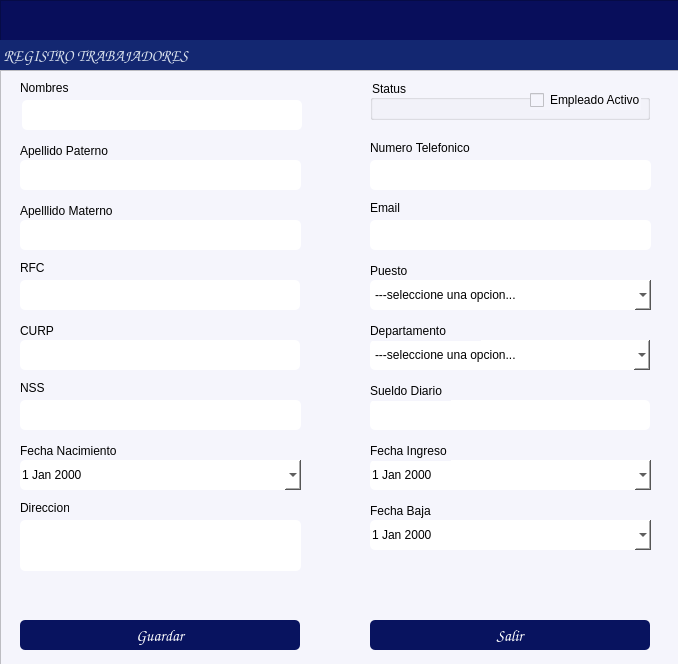
<?xml version="1.0" encoding="UTF-8"?>
<ui version="4.0">
 <class>formClientes</class>
 <widget class="QDialog" name="formClientes">
  <property name="windowModality">
   <enum>Qt::WindowModality::ApplicationModal</enum>
  </property>
  <property name="geometry">
   <rect>
    <x>0</x>
    <y>0</y>
    <width>678</width>
    <height>664</height>
   </rect>
  </property>
  <property name="windowTitle">
   <string/>
  </property>
  <property name="styleSheet">
   <string notr="true">background-color: rgb(245, 245, 252);</string>
  </property>
  <widget class="QFrame" name="frame">
   <property name="geometry">
    <rect>
     <x>0</x>
     <y>0</y>
     <width>681</width>
     <height>71</height>
    </rect>
   </property>
   <property name="maximumSize">
    <size>
     <width>16777215</width>
     <height>16777215</height>
    </size>
   </property>
   <property name="styleSheet">
    <string notr="true">background-color: rgb(8, 14, 91);</string>
   </property>
   <property name="frameShape">
    <enum>QFrame::Shape::StyledPanel</enum>
   </property>
   <property name="frameShadow">
    <enum>QFrame::Shadow::Raised</enum>
   </property>
   <widget class="QLabel" name="label_6">
    <property name="geometry">
     <rect>
      <x>0</x>
      <y>40</y>
      <width>832</width>
      <height>31</height>
     </rect>
    </property>
    <property name="font">
     <font>
      <family>Comic Sans MS</family>
      <pointsize>12</pointsize>
      <bold>true</bold>
     </font>
    </property>
    <property name="styleSheet">
     <string notr="true">color: rgb(255, 255, 255);
background-color: rgb(19, 39, 113);
color: rgb(255, 78, 2);
color: rgb(216, 224, 236);</string>
    </property>
    <property name="text">
     <string> REGISTRO TRABAJADORES </string>
    </property>
    <property name="alignment">
     <set>Qt::AlignmentFlag::AlignLeading|Qt::AlignmentFlag::AlignLeft|Qt::AlignmentFlag::AlignVCenter</set>
    </property>
   </widget>
  </widget>
  <widget class="QFrame" name="frame_2">
   <property name="geometry">
    <rect>
     <x>0</x>
     <y>70</y>
     <width>681</width>
     <height>631</height>
    </rect>
   </property>
   <property name="styleSheet">
    <string notr="true">background-color: rgb(255, 255, 255);
background-color: rgb(245, 245, 252);</string>
   </property>
   <property name="frameShape">
    <enum>QFrame::Shape::StyledPanel</enum>
   </property>
   <property name="frameShadow">
    <enum>QFrame::Shadow::Raised</enum>
   </property>
   <widget class="QLineEdit" name="txtNombres">
    <property name="geometry">
     <rect>
      <x>22</x>
      <y>30</y>
      <width>280</width>
      <height>30</height>
     </rect>
    </property>
    <property name="styleSheet">
     <string notr="true">background-color: rgb(255, 255, 255);
border-radius:5px;</string>
    </property>
    <property name="cursorPosition">
     <number>0</number>
    </property>
    <property name="alignment">
     <set>Qt::AlignmentFlag::AlignBottom|Qt::AlignmentFlag::AlignLeading|Qt::AlignmentFlag::AlignLeft</set>
    </property>
   </widget>
   <widget class="QLabel" name="label_4">
    <property name="geometry">
     <rect>
      <x>20</x>
      <y>250</y>
      <width>49</width>
      <height>21</height>
     </rect>
    </property>
    <property name="text">
     <string>CURP</string>
    </property>
   </widget>
   <widget class="QTextEdit" name="txtDireccion">
    <property name="geometry">
     <rect>
      <x>20</x>
      <y>450</y>
      <width>281</width>
      <height>51</height>
     </rect>
    </property>
    <property name="styleSheet">
     <string notr="true">background-color: rgb(255, 255, 255);
border-radius:5px;</string>
    </property>
   </widget>
   <widget class="QComboBox" name="cmbDepto">
    <property name="enabled">
     <bool>true</bool>
    </property>
    <property name="geometry">
     <rect>
      <x>370</x>
      <y>270</y>
      <width>280</width>
      <height>30</height>
     </rect>
    </property>
    <property name="styleSheet">
     <string notr="true">background-color: rgb(255, 255, 255);
border-radius:5px;</string>
    </property>
    <item>
     <property name="text">
      <string>---seleccione una opcion...</string>
     </property>
    </item>
    <item>
     <property name="text">
      <string>Administracion</string>
     </property>
    </item>
    <item>
     <property name="text">
      <string>Contabilidad</string>
     </property>
    </item>
    <item>
     <property name="text">
      <string>Limpieza</string>
     </property>
    </item>
    <item>
     <property name="text">
      <string>Seguridad</string>
     </property>
    </item>
    <item>
     <property name="text">
      <string>Mantenimiento</string>
     </property>
    </item>
    <item>
     <property name="text">
      <string>Mercadotecnia</string>
     </property>
    </item>
    <item>
     <property name="text">
      <string>Finanzas</string>
     </property>
    </item>
    <item>
     <property name="text">
      <string>Legal</string>
     </property>
    </item>
   </widget>
   <widget class="QLabel" name="label_3">
    <property name="geometry">
     <rect>
      <x>370</x>
      <y>250</y>
      <width>111</width>
      <height>21</height>
     </rect>
    </property>
    <property name="text">
     <string>Departamento</string>
    </property>
   </widget>
   <widget class="QLabel" name="label_8">
    <property name="geometry">
     <rect>
      <x>20</x>
      <y>430</y>
      <width>49</width>
      <height>16</height>
     </rect>
    </property>
    <property name="text">
     <string>Direccion</string>
    </property>
   </widget>
   <widget class="QGroupBox" name="groupBox">
    <property name="geometry">
     <rect>
      <x>370</x>
      <y>10</y>
      <width>280</width>
      <height>40</height>
     </rect>
    </property>
    <property name="styleSheet">
     <string notr="true"/>
    </property>
    <property name="title">
     <string>Status</string>
    </property>
    <widget class="QCheckBox" name="checkBoxStatus">
     <property name="geometry">
      <rect>
       <x>160</x>
       <y>10</y>
       <width>111</width>
       <height>20</height>
      </rect>
     </property>
     <property name="styleSheet">
      <string notr="true">border-color: rgb(0, 0, 0);</string>
     </property>
     <property name="text">
      <string>Empleado Activo</string>
     </property>
    </widget>
   </widget>
   <widget class="QLabel" name="label_5">
    <property name="geometry">
     <rect>
      <x>20</x>
      <y>130</y>
      <width>111</width>
      <height>21</height>
     </rect>
    </property>
    <property name="text">
     <string>Apelllido Materno</string>
    </property>
   </widget>
   <widget class="QLabel" name="label_7">
    <property name="geometry">
     <rect>
      <x>370</x>
      <y>130</y>
      <width>41</width>
      <height>16</height>
     </rect>
    </property>
    <property name="text">
     <string>Email</string>
    </property>
   </widget>
   <widget class="QLabel" name="label_9">
    <property name="geometry">
     <rect>
      <x>370</x>
      <y>70</y>
      <width>111</width>
      <height>16</height>
     </rect>
    </property>
    <property name="text">
     <string>Numero Telefonico</string>
    </property>
   </widget>
   <widget class="QLineEdit" name="txtRFC">
    <property name="geometry">
     <rect>
      <x>20</x>
      <y>210</y>
      <width>280</width>
      <height>30</height>
     </rect>
    </property>
    <property name="styleSheet">
     <string notr="true">background-color: rgb(255, 255, 255);
border-radius:5px;
</string>
    </property>
    <property name="alignment">
     <set>Qt::AlignmentFlag::AlignBottom|Qt::AlignmentFlag::AlignLeading|Qt::AlignmentFlag::AlignLeft</set>
    </property>
   </widget>
   <widget class="QLineEdit" name="txtApellidoM">
    <property name="geometry">
     <rect>
      <x>20</x>
      <y>150</y>
      <width>281</width>
      <height>30</height>
     </rect>
    </property>
    <property name="styleSheet">
     <string notr="true">background-color: rgb(255, 255, 255);
border-radius:5px;</string>
    </property>
    <property name="alignment">
     <set>Qt::AlignmentFlag::AlignBottom|Qt::AlignmentFlag::AlignLeading|Qt::AlignmentFlag::AlignLeft</set>
    </property>
   </widget>
   <widget class="QLineEdit" name="txtCel">
    <property name="geometry">
     <rect>
      <x>370</x>
      <y>90</y>
      <width>281</width>
      <height>30</height>
     </rect>
    </property>
    <property name="styleSheet">
     <string notr="true">background-color: rgb(255, 255, 255);
border-radius:5px;</string>
    </property>
    <property name="alignment">
     <set>Qt::AlignmentFlag::AlignBottom|Qt::AlignmentFlag::AlignLeading|Qt::AlignmentFlag::AlignLeft</set>
    </property>
   </widget>
   <widget class="QLineEdit" name="txtEmail">
    <property name="geometry">
     <rect>
      <x>370</x>
      <y>150</y>
      <width>281</width>
      <height>30</height>
     </rect>
    </property>
    <property name="styleSheet">
     <string notr="true">background-color: rgb(255, 255, 255);
border-radius:5px;</string>
    </property>
    <property name="alignment">
     <set>Qt::AlignmentFlag::AlignBottom|Qt::AlignmentFlag::AlignLeading|Qt::AlignmentFlag::AlignLeft</set>
    </property>
   </widget>
   <widget class="QLineEdit" name="txtCURP">
    <property name="geometry">
     <rect>
      <x>20</x>
      <y>270</y>
      <width>280</width>
      <height>30</height>
     </rect>
    </property>
    <property name="styleSheet">
     <string notr="true">background-color: rgb(255, 255, 255);
border-radius:5px;</string>
    </property>
    <property name="alignment">
     <set>Qt::AlignmentFlag::AlignBottom|Qt::AlignmentFlag::AlignLeading|Qt::AlignmentFlag::AlignLeft</set>
    </property>
   </widget>
   <widget class="QLabel" name="label_10">
    <property name="geometry">
     <rect>
      <x>20</x>
      <y>10</y>
      <width>111</width>
      <height>16</height>
     </rect>
    </property>
    <property name="text">
     <string>Nombres</string>
    </property>
   </widget>
   <widget class="QLabel" name="label_11">
    <property name="geometry">
     <rect>
      <x>20</x>
      <y>190</y>
      <width>31</width>
      <height>16</height>
     </rect>
    </property>
    <property name="text">
     <string>RFC</string>
    </property>
   </widget>
   <widget class="QLabel" name="label_12">
    <property name="geometry">
     <rect>
      <x>370</x>
      <y>190</y>
      <width>111</width>
      <height>21</height>
     </rect>
    </property>
    <property name="text">
     <string>Puesto</string>
    </property>
   </widget>
   <widget class="QComboBox" name="cmbPuesto">
    <property name="enabled">
     <bool>true</bool>
    </property>
    <property name="geometry">
     <rect>
      <x>370</x>
      <y>210</y>
      <width>281</width>
      <height>30</height>
     </rect>
    </property>
    <property name="styleSheet">
     <string notr="true">background-color: rgb(255, 255, 255);
border-radius:5px;</string>
    </property>
    <item>
     <property name="text">
      <string>---seleccione una opcion...</string>
     </property>
    </item>
    <item>
     <property name="text">
      <string>Auxiliar</string>
     </property>
    </item>
    <item>
     <property name="text">
      <string>Gerente Operativo</string>
     </property>
    </item>
    <item>
     <property name="text">
      <string>Gerente Administrativo</string>
     </property>
    </item>
    <item>
     <property name="text">
      <string>Jefe</string>
     </property>
    </item>
    <item>
     <property name="text">
      <string>Analista</string>
     </property>
    </item>
    <item>
     <property name="text">
      <string>Asistente</string>
     </property>
    </item>
    <item>
     <property name="text">
      <string>Becario</string>
     </property>
    </item>
   </widget>
   <widget class="QLabel" name="label_13">
    <property name="geometry">
     <rect>
      <x>20</x>
      <y>70</y>
      <width>91</width>
      <height>21</height>
     </rect>
    </property>
    <property name="text">
     <string>Apellido Paterno</string>
    </property>
   </widget>
   <widget class="QLineEdit" name="txtApellidoP">
    <property name="geometry">
     <rect>
      <x>20</x>
      <y>90</y>
      <width>281</width>
      <height>30</height>
     </rect>
    </property>
    <property name="styleSheet">
     <string notr="true">background-color: rgb(255, 255, 255);
border-radius:5px;</string>
    </property>
    <property name="cursorPosition">
     <number>0</number>
    </property>
    <property name="alignment">
     <set>Qt::AlignmentFlag::AlignBottom|Qt::AlignmentFlag::AlignLeading|Qt::AlignmentFlag::AlignLeft</set>
    </property>
   </widget>
   <widget class="QLineEdit" name="txtNSS">
    <property name="geometry">
     <rect>
      <x>20</x>
      <y>330</y>
      <width>281</width>
      <height>30</height>
     </rect>
    </property>
    <property name="styleSheet">
     <string notr="true">background-color: rgb(255, 255, 255);
border-radius:5px;</string>
    </property>
    <property name="alignment">
     <set>Qt::AlignmentFlag::AlignBottom|Qt::AlignmentFlag::AlignLeading|Qt::AlignmentFlag::AlignLeft</set>
    </property>
   </widget>
   <widget class="QLabel" name="label_14">
    <property name="geometry">
     <rect>
      <x>20</x>
      <y>310</y>
      <width>111</width>
      <height>16</height>
     </rect>
    </property>
    <property name="text">
     <string>NSS </string>
    </property>
   </widget>
   <widget class="QLineEdit" name="txtSueldoD">
    <property name="geometry">
     <rect>
      <x>370</x>
      <y>330</y>
      <width>280</width>
      <height>30</height>
     </rect>
    </property>
    <property name="styleSheet">
     <string notr="true">background-color: rgb(255, 255, 255);
border-radius:5px;</string>
    </property>
    <property name="alignment">
     <set>Qt::AlignmentFlag::AlignBottom|Qt::AlignmentFlag::AlignLeading|Qt::AlignmentFlag::AlignLeft</set>
    </property>
   </widget>
   <widget class="QLabel" name="label_15">
    <property name="geometry">
     <rect>
      <x>370</x>
      <y>310</y>
      <width>81</width>
      <height>21</height>
     </rect>
    </property>
    <property name="text">
     <string>Sueldo Diario</string>
    </property>
   </widget>
   <widget class="QDateEdit" name="dateBoxFI">
    <property name="geometry">
     <rect>
      <x>370</x>
      <y>390</y>
      <width>281</width>
      <height>30</height>
     </rect>
    </property>
    <property name="styleSheet">
     <string notr="true">background-color: rgb(255, 255, 255);
border-radius:5px;
color: rgb(0, 0, 0);</string>
    </property>
    <property name="calendarPopup">
     <bool>true</bool>
    </property>
   </widget>
   <widget class="QLabel" name="label_16">
    <property name="geometry">
     <rect>
      <x>370</x>
      <y>370</y>
      <width>81</width>
      <height>21</height>
     </rect>
    </property>
    <property name="text">
     <string>Fecha Ingreso</string>
    </property>
   </widget>
   <widget class="QLabel" name="label_17">
    <property name="geometry">
     <rect>
      <x>370</x>
      <y>430</y>
      <width>81</width>
      <height>21</height>
     </rect>
    </property>
    <property name="text">
     <string>Fecha Baja</string>
    </property>
   </widget>
   <widget class="QDateEdit" name="dateBoxFB">
    <property name="geometry">
     <rect>
      <x>370</x>
      <y>450</y>
      <width>281</width>
      <height>30</height>
     </rect>
    </property>
    <property name="styleSheet">
     <string notr="true">background-color: rgb(255, 255, 255);
border-radius:5px;
color: rgb(0, 0, 0);</string>
    </property>
    <property name="calendarPopup">
     <bool>true</bool>
    </property>
   </widget>
   <widget class="QLabel" name="label_18">
    <property name="geometry">
     <rect>
      <x>20</x>
      <y>370</y>
      <width>111</width>
      <height>21</height>
     </rect>
    </property>
    <property name="text">
     <string>Fecha Nacimiento</string>
    </property>
   </widget>
   <widget class="QDateEdit" name="dateBoxFN">
    <property name="geometry">
     <rect>
      <x>20</x>
      <y>390</y>
      <width>281</width>
      <height>30</height>
     </rect>
    </property>
    <property name="styleSheet">
     <string notr="true">background-color: rgb(255, 255, 255);
border-radius:5px;
color: rgb(0, 0, 0);</string>
    </property>
    <property name="calendarPopup">
     <bool>true</bool>
    </property>
   </widget>
   <widget class="QPushButton" name="btnGuardar">
    <property name="geometry">
     <rect>
      <x>20</x>
      <y>550</y>
      <width>280</width>
      <height>30</height>
     </rect>
    </property>
    <property name="font">
     <font>
      <family>Comic Sans MS</family>
      <pointsize>12</pointsize>
      <bold>false</bold>
     </font>
    </property>
    <property name="cursor">
     <cursorShape>PointingHandCursor</cursorShape>
    </property>
    <property name="layoutDirection">
     <enum>Qt::LayoutDirection::LeftToRight</enum>
    </property>
    <property name="styleSheet">
     <string notr="true">background-color: rgb(8, 19, 95);
color: rgb(255, 255, 255);
border-radius:5px;
</string>
    </property>
    <property name="text">
     <string>Guardar</string>
    </property>
    <property name="icon">
     <iconset>
      <normaloff>../iconos/guardar.png</normaloff>../iconos/guardar.png</iconset>
    </property>
    <property name="iconSize">
     <size>
      <width>30</width>
      <height>30</height>
     </size>
    </property>
    <property name="flat">
     <bool>true</bool>
    </property>
   </widget>
  </widget>
  <widget class="QPushButton" name="btnSalir">
   <property name="geometry">
    <rect>
     <x>370</x>
     <y>620</y>
     <width>280</width>
     <height>30</height>
    </rect>
   </property>
   <property name="font">
    <font>
     <family>Comic Sans MS</family>
     <pointsize>12</pointsize>
     <bold>false</bold>
    </font>
   </property>
   <property name="cursor">
    <cursorShape>PointingHandCursor</cursorShape>
   </property>
   <property name="layoutDirection">
    <enum>Qt::LayoutDirection::LeftToRight</enum>
   </property>
   <property name="styleSheet">
    <string notr="true">background-color: rgb(8, 19, 95);
color: rgb(255, 255, 255);
border-radius:5px;
</string>
   </property>
   <property name="text">
    <string>Salir</string>
   </property>
   <property name="icon">
    <iconset>
     <normaloff>../iconos/salir.ico</normaloff>../iconos/salir.ico</iconset>
   </property>
   <property name="iconSize">
    <size>
     <width>20</width>
     <height>20</height>
    </size>
   </property>
   <property name="flat">
    <bool>true</bool>
   </property>
  </widget>
 </widget>
 <resources/>
 <connections/>
</ui>
